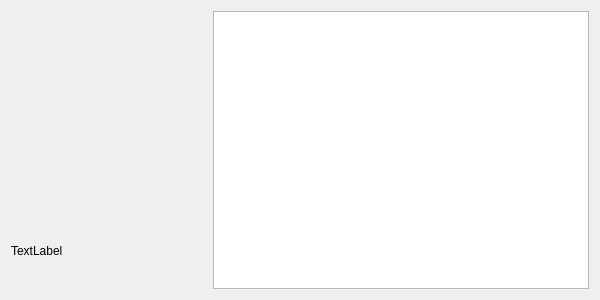
<?xml version="1.0" encoding="UTF-8"?>
<ui version="4.0">
 <class>Dialog</class>
 <widget class="QDialog" name="Dialog">
  <property name="geometry">
   <rect>
    <x>0</x>
    <y>0</y>
    <width>600</width>
    <height>300</height>
   </rect>
  </property>
  <property name="windowTitle">
   <string>О программе</string>
  </property>
  <property name="windowIcon">
   <iconset resource="../resources.qrc">
    <normaloff>:/assets/icon.png</normaloff>:/assets/icon.png</iconset>
  </property>
  <layout class="QGridLayout" name="gridLayout">
   <item row="0" column="0">
    <widget class="QLabel" name="label_icon">
     <property name="minimumSize">
      <size>
       <width>196</width>
       <height>196</height>
      </size>
     </property>
     <property name="maximumSize">
      <size>
       <width>196</width>
       <height>196</height>
      </size>
     </property>
     <property name="text">
      <string/>
     </property>
     <property name="pixmap">
      <pixmap resource="../resources.qrc">:/assets/icon.png</pixmap>
     </property>
     <property name="scaledContents">
      <bool>true</bool>
     </property>
     <property name="alignment">
      <set>Qt::AlignCenter</set>
     </property>
    </widget>
   </item>
   <item row="1" column="0">
    <widget class="QLabel" name="label_about">
     <property name="text">
      <string>TextLabel</string>
     </property>
    </widget>
   </item>
   <item row="0" column="1" rowspan="2">
    <widget class="QTextBrowser" name="text_license"/>
   </item>
  </layout>
 </widget>
 <resources>
  <include location="../resources.qrc"/>
  <include location="../resources.qrc"/>
 </resources>
 <connections/>
</ui>
